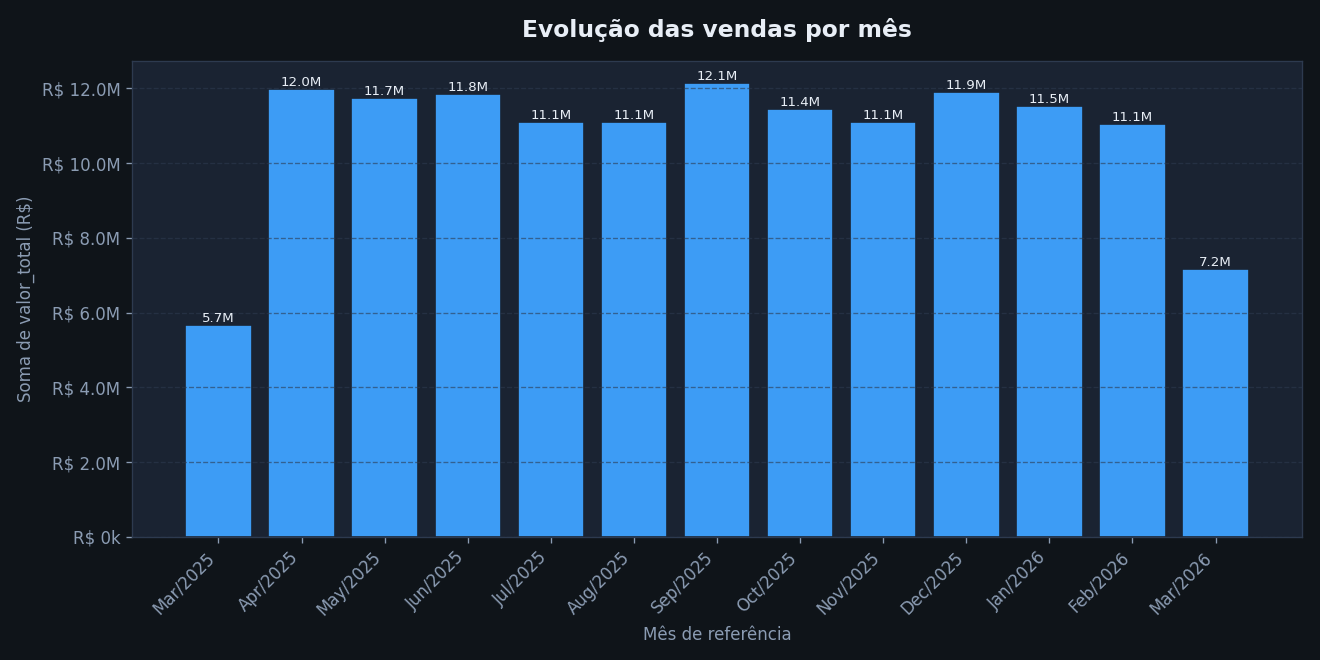

Here is the Python script that generated this plot:
from pathlib import Path

import matplotlib.pyplot as plt
import matplotlib.ticker as mtick
import pandas as pd

CSV_PATH = Path(__file__).parent / "base_vendas_willian_de_sousa_ribeiro.csv"
OUT_PATH = Path(__file__).parent / "grafico_vendas_mes.png"

df = pd.read_csv(CSV_PATH)
df["data_venda"] = pd.to_datetime(df["data_venda"], errors="coerce")
df = df.dropna(subset=["data_venda"])
df["mes_ref"] = df["data_venda"].dt.to_period("M").dt.to_timestamp()

vendas_mes = df.groupby("mes_ref")["valor_total"].sum().sort_index()
rotulos = vendas_mes.index.strftime("%b/%Y")

fig, ax = plt.subplots(figsize=(11, 5.5))
fig.patch.set_facecolor("#0f1419")
ax.set_facecolor("#1a2332")

barras = ax.bar(rotulos, vendas_mes.values, color="#3d9cf5", edgecolor="#1a2332")

ax.set_title("Evolução das vendas por mês", color="#e8eef6", fontsize=14, weight="bold", pad=14)
ax.set_xlabel("Mês de referência", color="#8b9cb3")
ax.set_ylabel("Soma de valor_total (R$)", color="#8b9cb3")
ax.tick_params(colors="#8b9cb3")
ax.yaxis.set_major_formatter(mtick.FuncFormatter(
    lambda x, _: f"R$ {x/1_000_000:.1f}M" if x >= 1_000_000 else f"R$ {x/1_000:.0f}k"
))
ax.grid(axis="y", color="#2d3a4f", linestyle="--", alpha=0.6)
for spine in ax.spines.values():
    spine.set_color("#2d3a4f")
plt.xticks(rotation=45, ha="right")

for barra, valor in zip(barras, vendas_mes.values):
    ax.text(barra.get_x() + barra.get_width() / 2, valor,
            f"{valor/1_000_000:.1f}M", ha="center", va="bottom",
            color="#e8eef6", fontsize=8)

plt.tight_layout()
plt.savefig(OUT_PATH, dpi=120, facecolor=fig.get_facecolor())
print(f"Período: {vendas_mes.index.min():%Y-%m} a {vendas_mes.index.max():%Y-%m}")
print(f"Meses agregados: {len(vendas_mes)}")
print(f"Gráfico salvo em: {OUT_PATH}")
